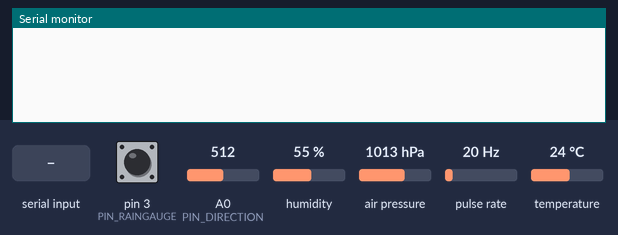
Bench run of a sketch on a simulated Arduino Uno, built with avr-gcc and run on an emulated ATmega328P. Parts: the last lines printed to the serial monitor. Wiring (inferred from the names in the program): pulse sensor: data pin 2. The inputs (shaded band) are chosen by the test bench; at power-on: pin 3 (PIN_RAINGAUGE) HIGH, A0 (PIN_DIRECTION) = 512, humidity 55 %, air pressure 1013 hPa, pulse rate 20 Hz, temperature 24 °C. The board resets itself during the run and starts again.

Above: at 1.2 s.
1.3 s: "1" received over Serial
At 2.4 s:
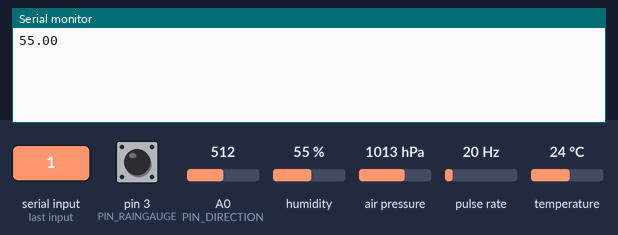
2.8 s: byte 77 ('M') received over Serial
At 3.5 s:
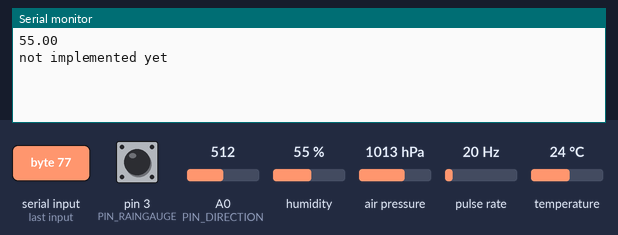
4.3 s: byte 82 ('R') received over Serial
At 4.7 s:
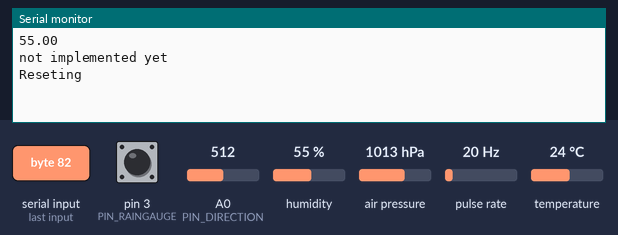

The sketch:

arduino.ino
```cpp
//#include <avr\wdt.h>¨
//#include "/Applications/Arduino.app/Contents/Java/hardware/tools/avr/avr/include/avr/wdt.h"
#include <avr/wdt.h>
#include "raingauge.h"
#include "anemometer.h"
#include "windvane.h"
#include "bme280.h"


WindVane vane;
Anemometer anemometer;
RainGauge raingauge;


BME280 bme;


unsigned int loopTime = 0;
unsigned int highestLoopTime = 0;

volatile unsigned long lastAnemometerTime = 0;
volatile unsigned long lastRaingaugeTime = 0;

volatile unsigned int gustRevsSinceLastUpdate = 0;
volatile unsigned int windSpeedRevs = 0;

volatile unsigned int numRainDrops = 0;

//=======================================================
// Interrupt handler for anemometer. Called each time the reed
// switch triggers (one revolution). won't work if windspeed exceed 166,7430555556 m/s
//=======================================================
void countAnemometer() {
    if(lastRaingaugeTime == 0 || ((unsigned long)(millis() - lastAnemometerTime) > 4)){
        ++windSpeedRevs;
		++gustRevsSinceLastUpdate;
        lastAnemometerTime = millis();
    }
}
//=======================================================
// Interrupt handler for rain gauge. Called each time the reed
// switch triggers (one drop).
//=======================================================
void countRainGauge() {
	if (lastRaingaugeTime == 0 || ((unsigned long)(millis() - lastRaingaugeTime) > 20)) {
    	++numRainDrops;
		lastRaingaugeTime = millis();
	}
}

void softwareReset() {
	wdt_enable(WDTO_2S);
	while (true);
}

void onLoop() {
	anemometer.updateWindGust(gustRevsSinceLastUpdate);
	gustRevsSinceLastUpdate = 0;
	vane.updateWindDirection(); //
	bme.updateHumidityTempPressure(); //will do something every BME_UPDATE_TIME milliseconds
}


void handleComms() {
	if(Serial.available() > 0){
		int c = Serial.read();
		switch (c) {
			case '1':
				Serial.println(bme.getHumidity());
				break;
			case '2':
				Serial.println(bme.getPressure());
				break;
			case '3':
				Serial.println(bme.getTemperature());
				break;
			case '4':
				Serial.println(vane.getWindDirection());
				break;
			case '5':
				Serial.println(anemometer.getWindSpeed(windSpeedRevs));
				windSpeedRevs = 0;
				break;
			case '6':
				Serial.println(anemometer.getGust());
				break;
			case '7':
				Serial.println(raingauge.getRainFall(numRainDrops));
				numRainDrops = 0;
				break;
			case 'E':
				Serial.println("not implemented yet");
				break;
			case 'T':
				Serial.println(millis());
				break;
			case 'L':
				Serial.println(highestLoopTime);
				highestLoopTime = 0;
				break;
			case 'M':
				Serial.println("not implemented yet");
				break;
			case 'R':
				Serial.println("Reseting");
				softwareReset();
				break;
			default:
				Serial.println("NCC");
		}
  	}
}

//setup
void setup(){
	Serial.begin(9600);
	pinMode(PIN_ANEMOMETER, INPUT);
	pinMode(PIN_RAINGAUGE, INPUT);

	digitalWrite(PIN_ANEMOMETER, HIGH);
	digitalWrite(PIN_RAINGAUGE, HIGH);

	attachInterrupt(digitalPinToInterrupt(PIN_ANEMOMETER), countAnemometer, FALLING);
	attachInterrupt(digitalPinToInterrupt(PIN_RAINGAUGE), countRainGauge, FALLING);

	bme.setup();
  	anemometer.setup();
  	raingauge.setup();

}

void loop(){
	loopTime = micros();
  	handleComms();
	onLoop();
	loopTime = (unsigned long)(micros()- loopTime);
	if (loopTime > highestLoopTime){
		highestLoopTime = loopTime;
	}
}
```

anemometer.h
```cpp
#include "def.h"

#define GUST_CONSTANT 1000 * 0.66698368f / GUST_TIME

class Anemometer {
private:
    //wind speed
    unsigned long m_TimeAtWindUpdate = 0;
    float m_LastWindSpeed = 0;

    //wind gust
    float m_HighestGust = 0;
    bool m_GustHasUpdated = false;
    unsigned long m_TimeAtLastGustUpdate = 0;
    int m_GustPeriodCounter = 0;
	unsigned int m_GustRevs[NUM_GUST_COUNTERS];

public:

    void setup() {
		for (int i = 0; i < NUM_GUST_COUNTERS; ++i) {
			m_GustRevs[i] = 0;
		}
		m_TimeAtWindUpdate = millis();
		m_TimeAtLastGustUpdate = millis();
    }

    //===============================================================
    //Calculate the max wind speed/gust
    //===============================================================
    void updateWindGust(unsigned int revsSinceLastUpdate){
		for (int i = 0; i < NUM_GUST_COUNTERS; ++i) {
			m_GustRevs[i] += revsSinceLastUpdate;
		}
        unsigned long timer = (unsigned long)(millis() - m_TimeAtLastGustUpdate);
        int timu = timer % (int)(GUST_TIME / NUM_GUST_COUNTERS);
        if ((timu >= 0) && (timu <= 20)) {
            if(!m_GustHasUpdated){
                m_GustHasUpdated = true;
                float currentGust = GUST_CONSTANT * m_GustRevs[m_GustPeriodCounter];
                if(currentGust > m_HighestGust) {
                    m_HighestGust = currentGust;
                }
                m_GustRevs[m_GustPeriodCounter] = 0;
                ++m_GustPeriodCounter;
                if(m_GustPeriodCounter == NUM_GUST_COUNTERS){
                    m_GustPeriodCounter = 0;
                }
                m_TimeAtLastGustUpdate = millis();
            }
        }
        else {
            m_GustHasUpdated = false;
        }
    }

    //=======================================================
    // Calculate the wind speed, and display it (or log it, whatever).
    // 1 rev/sec = 1.492 mph = 2.40114125 kph, 0.6669836806 m/s
    //=======================================================
    float getWindSpeed(unsigned int windSpeedRevs) {
	    float windspeed = (1000.0f*0.66698368f * windSpeedRevs) / ((unsigned long)(millis() - m_TimeAtWindUpdate));

	    m_TimeAtWindUpdate = millis(); //set last update to now so next  wind callculation will be since this one

      	m_LastWindSpeed = windspeed;
	    return windspeed;
    }

    //=======================================================
    // Get the highest gust speed during this cycle
    //=======================================================
    float getGust() {
        float tempGust = m_HighestGust;
        m_HighestGust = 0;
        //if (tempGust <= m_LastWindSpeed) { //shouldn't happen by mean value theorem

        //}
        return tempGust;
    }

};
```

bme280.h
```cpp
#include <Adafruit_BME280.h>

#include "def.h"


class BME280 {
private:
    Adafruit_BME280 m_Bme;

    bool m_HasUpdated = false;

    //humidity
    int m_HumidityCounter = 0;
    float m_Humidity = 0;
    //temperature
    int m_TemperatureCounter = 0;
    float m_Temperature = 0;
    //pressure
    int m_PressureCounter = 0;
    float m_Pressure = 0;
public:

    BME280()
    : m_Bme(BME_CS, BME_MOSI, BME_MISO, BME_SCK)
    {

    }

    bool setup() {
        if(!m_Bme.begin()) {
            return false;
        }
        return true;
    }

    void updateHumidityTempPressure() {
        unsigned long timu = millis() % BME_UPDATE_TIME;
        if ((timu >= 0) && (timu <= 40)) {
            if (!m_HasUpdated) {
                m_HasUpdated = true;
                m_Humidity += m_Bme.readHumidity();
                ++m_HumidityCounter;
                m_Pressure += (m_Bme.readPressure()/1000.0f);
                ++m_PressureCounter;
                m_Temperature += m_Bme.readTemperature();
                ++m_TemperatureCounter;
            }
        }
        else {
            m_HasUpdated = false;
        }
    }

    float getHumidity() {
        if(m_HumidityCounter != 0){
            float humid = m_Humidity / m_HumidityCounter;
            m_Humidity = 0;
            m_HumidityCounter = 0;
            return humid;
        }
        else {
            return m_Bme.readHumidity();
        }
    }

    float getPressure() {
        if(m_PressureCounter != 0) {
            float press = m_Pressure / m_PressureCounter;
            m_Pressure = 0;
            m_PressureCounter = 0;
            return press;
        }
        else {
            return (m_Bme.readPressure() / 1000.0f);
        }
    }

    float getTemperature() {
        if(m_TemperatureCounter != 0) {
            float temp = m_Temperature / m_TemperatureCounter;
            m_Pressure = 0;
            m_PressureCounter = 0;
            return temp;
        }
        else {
            return m_Bme.readTemperature();
        }
    }

};
```

def.h
```cpp
//============================= WIND VANE =======================
#define VANE_UPDATE_TIME 5000 //meassurements every VANE_UPDATE_TIME for wind directions
#define PIN_DIRECTION A0 //Analog 0

//============================= ANEMOMETER ======================
#define GUST_TIME 2000
#define NUM_GUST_COUNTERS 32
#define PIN_ANEMOMETER 2  //Digital 2


//============================= RAINGAUGE =======================
#define PIN_RAINGAUGE 3 //Digital 3


//============================ BME 280 ==========================
#define BME_UPDATE_TIME 20000 //meassurements every BME_UPDATE_TIME for humidity, pressure and temperature
#define SEALEVELPRESSURE_HPA (1013.25)
//Pins
#define BME_CS 10
#define BME_MOSI 11
#define BME_MISO 12
#define BME_SCK 13
```

raingauge.h
```cpp
#include "def.h"

class RainGauge {
private:
    unsigned long m_TimeAtRainUpdate = 0;
public:

    void setup() {
      	m_TimeAtRainUpdate = millis();
    }

    //=======================================================
    // Calculate the rain , and display it (or log it, whatever).
    // 1 bucket = 0.2794 mm
    //=======================================================
    float getRainFall(unsigned int numRainDrops) {
        float x = 0.2794*numRainDrops;
        float timer = (millis() - m_TimeAtRainUpdate)/1000; //get seconds since last raincallculation
        m_TimeAtRainUpdate = millis(); //set last update to now so next rain callculation will be since this one
        return (3600 * x)/timer; //take volume per time and convert to right format (mm/h)
    }

};
```

windvane.h
```cpp
#include <math.h>

#include "def.h"

class WindVane {
private:
    float m_X = 0.0f;
    float m_Y = 0.0f;

    int m_NumOfUpdateCycles = 0;
    bool m_WindDirHasUpdated = false;

	//int m_Sorted[16] = {65,83,92,126,185,245,288,407,464,603,634,706,788,830,889,947};
    //float m_Perc[16] = {0.05,0.045,0.05,0.10,0.18,0.078,0.078,0.064,0.064,0.025,0.024,0.056,0.025,0.025,0.031,0.031};
    //int m_DirValues[16] = { 788, 407, 464, 83, 92, 65, 185, 126, 288, 245, 634, 603, 947, 830, 889, 706 };

	//String dir[16] = {"N","NNE","NE","ENE","E","ESE","SE","SSE","S","SSW","SW","WSW","W","WNW","NW","NNW"};
    float m_Voltages[16] = {1.0408,0.7648,1.5152,1.3167,3.1272,2.9819,4.5939,4.0469,4.3277,3.4612,3.8485,2.0719,2.3284,0.5664,0.6099,0.4841};


    float m_CorrespX[16] = {
    	1, 0.92387953, 0.70710678, 0.38268343,        // N, NNE, NE, ENE
    	0, -0.38268343, -0.70710678, -0.92387953,     // E, ESE, SE, SSE
    	-1, -0.92387953, -0.70710678, -0.38268343,    // S, SSW, SW, WSW
    	0, 0.38268343, 0.70710678, 0.92387953         // W, WNW, NW, NNW
	};

    float m_CorrespY[16] = {
    	0, -0.38268343, -0.70710678, -0.92387953,     // N, NNE, NE, ENE
    	-1, -0.92387953, -0.70710678, -0.38268343,     // E, ESE, SE, SSE
    	0, 0.38268343, 0.70710678, 0.92387953,         // S, SSW, SW, WSW
    	1, 0.92387953, 0.70710678, 0.38268343         // W, WNW, NW, NNW
	};


    long readVcc() {
		long result;
		// Read 1.1V reference against AVcc
		ADMUX = _BV(REFS0) | _BV(MUX3) | _BV(MUX2) | _BV(MUX1);
		delay(2); // Wait for Vref to settle
		ADCSRA |= _BV(ADSC); // Convert
		while (bit_is_set(ADCSRA,ADSC));
		result = ADCL;
		result |= ADCH<<8;
		result = 1125300L / result; // Back-calculate AVcc in mV
		return result;
    }

    double voltageReading() {
    	double vcc;
    	unsigned int ADCValue;
    	vcc = readVcc()/1000.0;
        ADCValue = analogRead(PIN_DIRECTION);
        return (ADCValue / 1024.0) * vcc;
    }

    int getDirectionIndex(double reading) {
		for (int i = 0; i < 16; ++i) {
			if ( (m_Voltages[i]*0.976 < reading) && (reading < m_Voltages[i]*1.0232) ) {
				return i;
			}
		}
		return -1;
    }


public:

    void updateWindDirection() {
        unsigned long timu = millis() % VANE_UPDATE_TIME;
        if ((timu >= 0) && (timu <= 40)) {
			if (!m_WindDirHasUpdated) {
				m_WindDirHasUpdated = true;
				double reading = voltageReading();
				int dirIndex = getDirectionIndex(reading);
				if(dirIndex == -1){
					return;
				}
				m_X += m_CorrespX[dirIndex];
				m_Y += m_CorrespY[dirIndex];
				++m_NumOfUpdateCycles;
			}
        }
        else {
            m_WindDirHasUpdated = false;
        }
    }

    float getWindDirection() {
        if (m_NumOfUpdateCycles == 0) {
        	updateWindDirection();
        }
        float degree;

        if (m_Y < 0.0) {
        	degree = -1*180*atan2(m_Y, m_X)/3.141592;
        }
        else {
          	degree = 360 - 180*atan2(m_Y, m_X)/3.141592;
        }

        /*
        if ((m_X >= 0) && (m_Y >= 0)) {
  		    degree = 90 - atan2(m_Y, m_X);
  	    }
        else if (m_Y < 0) {
  		    degree = (-1 * atan2(m_Y, m_X)) + 90;
  	    }
        else if ((m_X < 0) && (m_Y >= 0)) {
  		    degree = 460 - atan2(m_Y, m_X);
  	    }
        */

        m_X = 0;
        m_Y = 0;
        m_NumOfUpdateCycles = 0;

        return degree;
    }

};
```

Measured:
- after the input at 1.3 s, the serial monitor: prints a new line at once (image 1)
- after the input at 2.8 s, the serial monitor: prints a new line at once (image 2)
- after the input at 4.3 s, the serial monitor: prints a new line at once (image 3)
